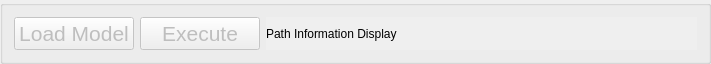
   <widget class="QGroupBox" name="gridGroupBox">
    <property name="geometry">
     <rect>
      <x>10</x>
      <y>290</y>
      <width>711</width>
      <height>51</height>
     </rect>
    </property>
    <layout class="QGridLayout" name="gridLayout_2">
     <item row="0" column="0">
      <widget class="QPushButton" name="loadModelButton">
       <property name="enabled">
        <bool>false</bool>
       </property>
       <property name="sizePolicy">
        <sizepolicy hsizetype="Maximum" vsizetype="Fixed">
         <horstretch>0</horstretch>
         <verstretch>0</verstretch>
        </sizepolicy>
       </property>
       <property name="minimumSize">
        <size>
         <width>120</width>
         <height>0</height>
        </size>
       </property>
       <property name="font">
        <font>
         <pointsize>16</pointsize>
         <weight>50</weight>
         <bold>false</bold>
        </font>
       </property>
       <property name="text">
        <string>Load Model</string>
       </property>
      </widget>
     </item>
     <item row="0" column="1">
      <widget class="QPushButton" name="pushButton_5">
       <property name="enabled">
        <bool>false</bool>
       </property>
       <property name="sizePolicy">
        <sizepolicy hsizetype="Maximum" vsizetype="Fixed">
         <horstretch>0</horstretch>
         <verstretch>0</verstretch>
        </sizepolicy>
       </property>
       <property name="minimumSize">
        <size>
         <width>120</width>
         <height>0</height>
        </size>
       </property>
       <property name="font">
        <font>
         <pointsize>16</pointsize>
         <weight>50</weight>
         <bold>false</bold>
        </font>
       </property>
       <property name="text">
        <string>Execute</string>
       </property>
      </widget>
     </item>
     <item row="0" column="2">
      <widget class="QLabel" name="label_13">
       <property name="autoFillBackground">
        <bool>true</bool>
       </property>
       <property name="text">
        <string>Path Information Display</string>
       </property>
      </widget>
     </item>
    </layout>
   </widget>
